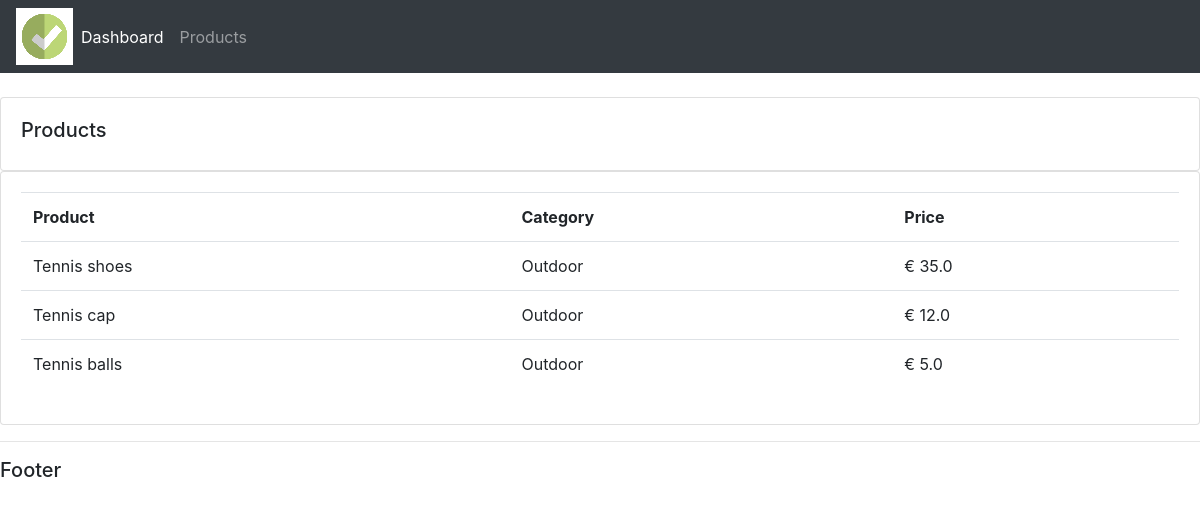
Before: /products/ with the older database file.
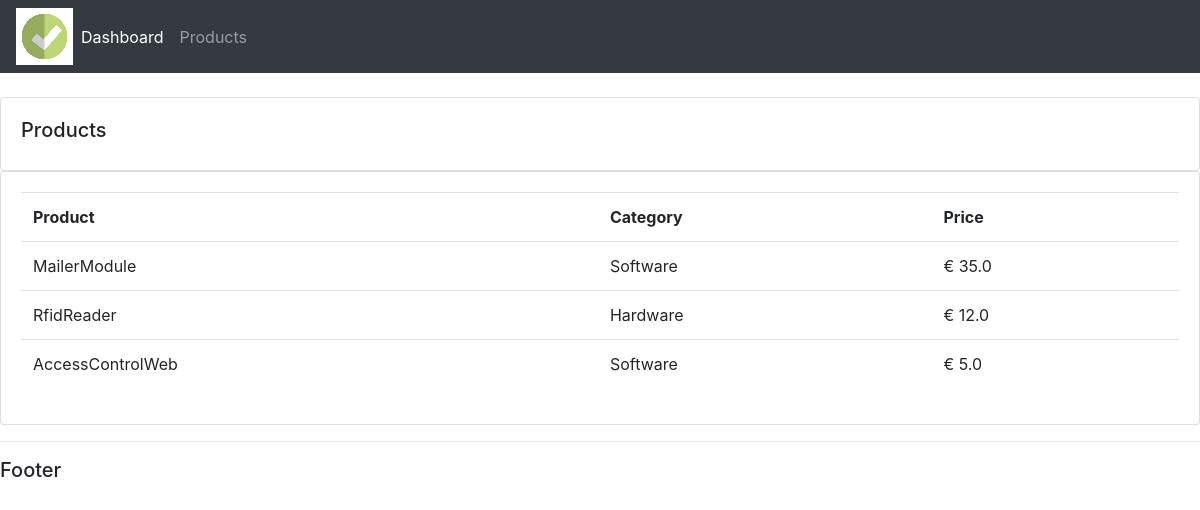
After: the same page with the newer database file.
### accounts/models.py (models this page shows, shortened)
class Product(models.Model):
    CATEGORY = (
        ('Hardware','Hardware'),
        ('Software','Software'),
    )
    name = models.CharField(max_length=200, null=True)     # String
    price = models.FloatField(null=True)                    # Float
    category = models.CharField(max_length=200, null=True, choices=CATEGORY)     # String
    description = models.CharField(max_length=200, null=True, blank=True)     # String, can be blank
    date_created = models.DateTimeField(auto_now_add=True)  # Timestamp
    tag = models.ManyToManyField(Tag)

### accounts/views.py (the view)
# urls.py: path('products/', views.products, name="products"),
def products(request):
    products = Product.objects.all()
    return render(request, 'accounts/products.html', {'products':products})

### accounts/templates/accounts/products.html
{%  extends 'accounts/main.html' %}
{% block content %}
		<br>
		<div class="row">
			<div class="col-md">
				<div class="card card-body">
					<h5>Products</h5>
				</div>
				<div class="card card-body">
					<table class="table">
						<tr>
							<th>Product</th>
							<th>Category</th>
							<th>Price</th>
						</tr>
						{% for i in products %}
						<tr>
							<td>{{ i.name }}</td>
							<td>{{ i.category }}</td>
							<td>€ {{ i.price }}</td>
						</tr>
						{% endfor %}
					</table>
				</div>
			</div>
		</div>
{% endblock content %}

Changed rows visible on the page:
changed Product: name "Tennis shoes" → "MailerModule"; category "Outdoor" → "Software"
changed Product: name "Tennis cap" → "RfidReader"; category "Outdoor" → "Hardware"
changed Product: name "Tennis balls" → "AccessControlWeb"; category "Outdoor" → "Software"
